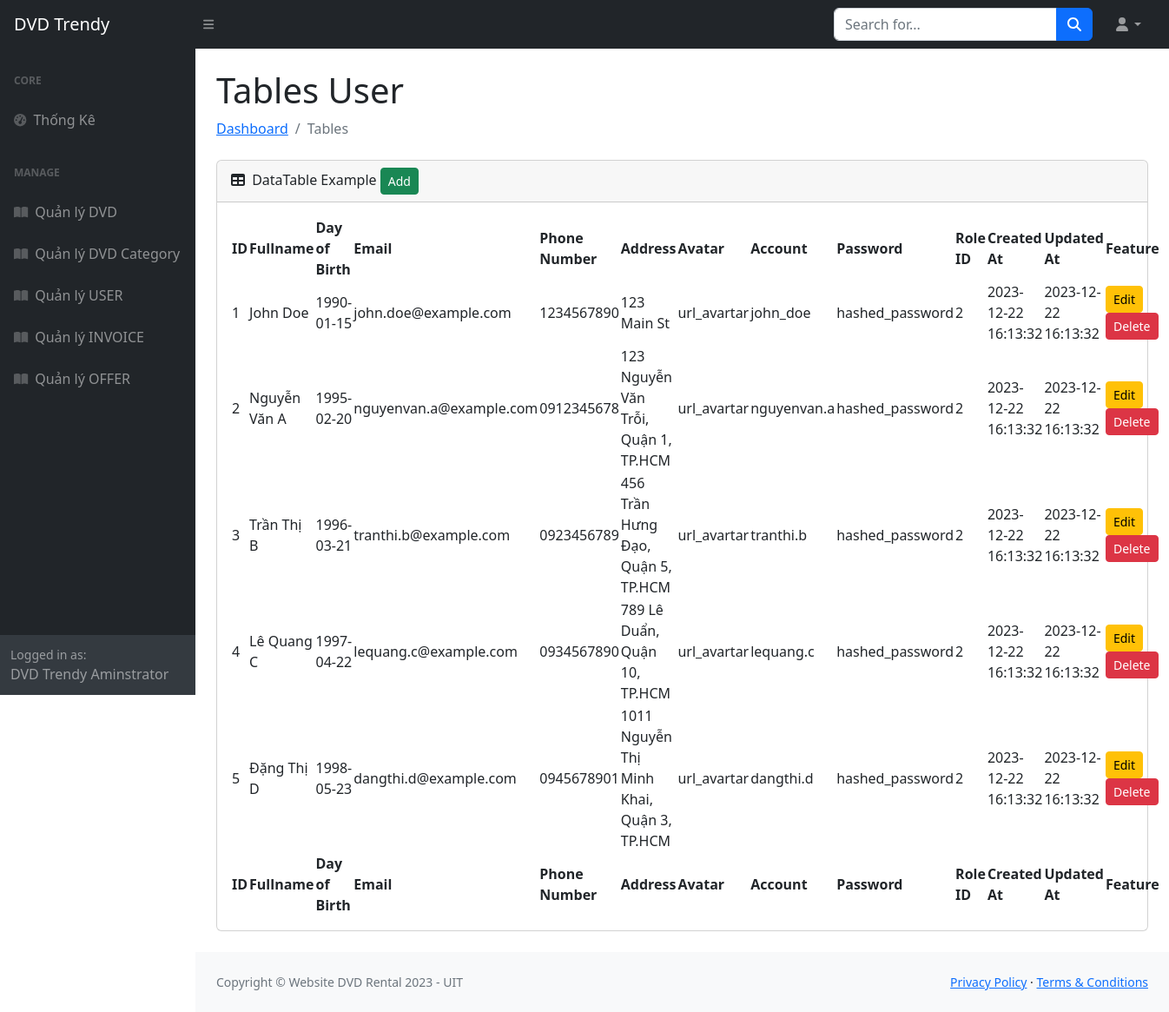
The page /manage_user.php on the database as committed earlier.
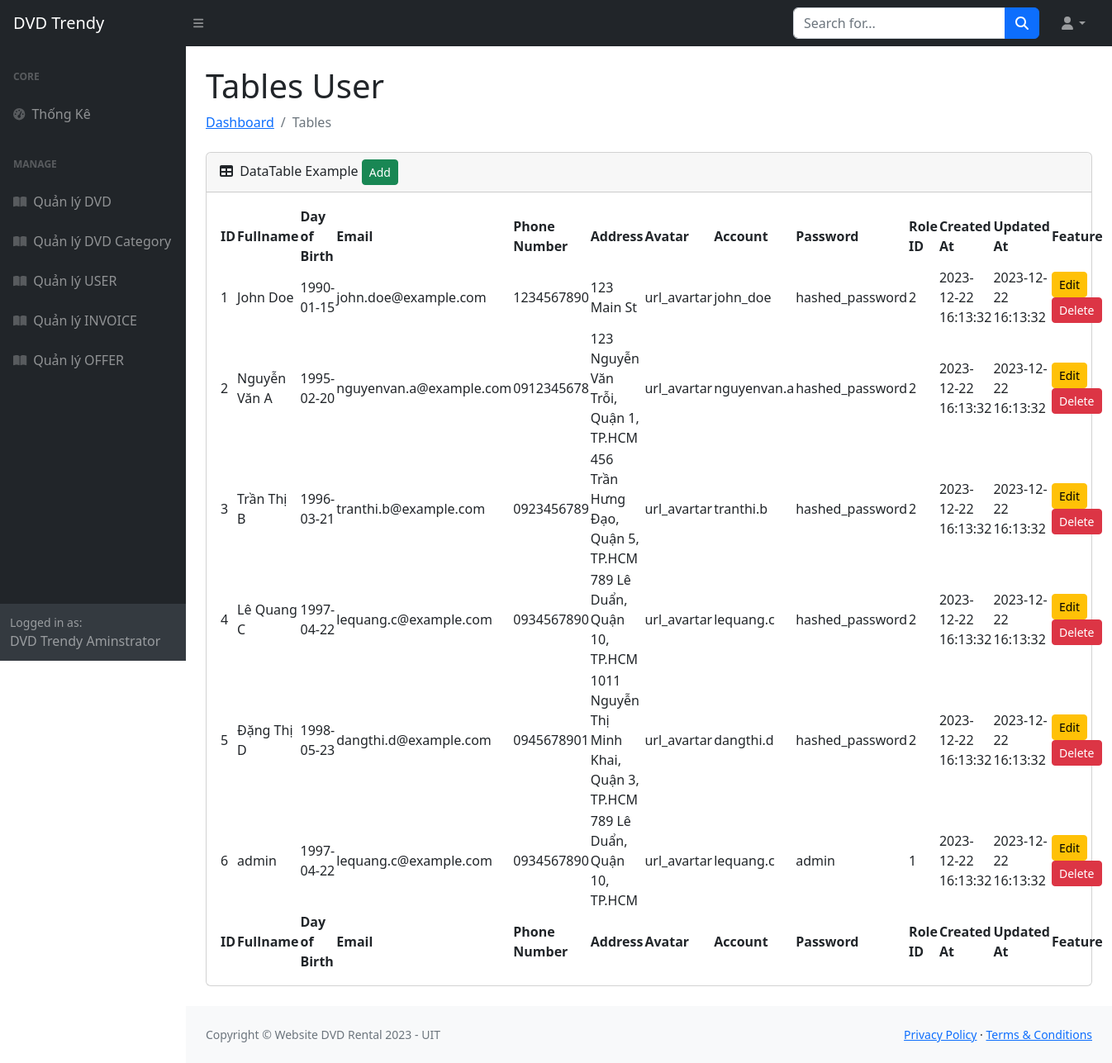
The same page on the database as committed later.
### tables this page shows
CREATE TABLE `USER` (
  `id` integer PRIMARY KEY AUTO_INCREMENT,
  `fullname` varchar(50),
  `dayofbirth` date,
  `email` varchar(150),
  `PhoneNumber` varchar(20),
  `address` varchar(200),
  `avartar` varchar(255),
  `account` varchar(50),
  `password` varchar(32),
  `role_id` integer,
  `created_at` datetime,
  `updated_at` datetime
);

### database/dbhelper.php (called while the page is built, shortened)
<?php
function execute_result($sql){
    $result = null;
    $conn = mysqli_connect(HOST, USERNAME, PASSWORD, DATABASE);
    $resultset = mysqli_query($conn, $sql);
    while ($row = mysqli_fetch_assoc($resultset)) {
        $result[]=$row;
    }
    return $result;
}
?>

### manage_user.php (the view)
<?php
require('includes/header.php');
require('includes/navbar.php');
require('includes/sidebar.php');
require_once('database/dbhelper.php');
$sql = "SELECT * FROM USER";
$userList = execute_result($sql);
?>
<main>
    <div class="container-fluid px-4">
        <h1 class="mt-4">Tables User</h1>
        <ol class="breadcrumb mb-4">
            <li class="breadcrumb-item"><a href="index.html">Dashboard</a></li>
            <li class="breadcrumb-item active">Tables</li>
        </ol>
        <div class="card mb-4">
            <div class="card-header">
                <i class="fas fa-table me-1"></i>
                DataTable Example
                <button type='button' class='btn btn-success btn-sm' onclick=''>Add</button>
            </div>
            <div class="card-body">
                <table id="datatablesSimple">
                    <thead>
                        <tr>
                            <th>ID</th>
                            <th>Fullname</th>
                            <th>Day of Birth</th>
                            <th>Email</th>
                            <th>Phone Number</th>
                            <th>Address</th>
                            <th>Avatar</th>
                            <th>Account</th>
                            <th>Password</th>
                            <th>Role ID</th>
                            <th>Created At</th>
                            <th>Updated At</th>
                            <th>Feature</th>
                        </tr>
                    </thead>
                    <tfoot>
                        <tr>
                            <th>ID</th>
                            <th>Fullname</th>
                            <th>Day of Birth</th>
                            <th>Email</th>
                            <th>Phone Number</th>
                            <th>Address</th>
                            <th>Avatar</th>
                            <th>Account</th>
                            <th>Password</th>
                            <th>Role ID</th>
                            <th>Created At</th>
                            <th>Updated At</th>
                            <th>Feature</th>
                        </tr>
                    </tfoot>
                    <tbody>
                        <?php
                        foreach ($userList as $user) {
                            echo "<tr>";
                            echo "<td>{$user['id']}</td>";
                            echo "<td>{$user['fullname']}</td>";
                            echo "<td>{$user['dayofbirth']}</td>";
                            echo "<td>{$user['email']}</td>";
                            echo "<td>{$user['PhoneNumber']}</td>";
                            echo "<td>{$user['address']}</td>";
                            echo "<td>{$user['avartar']}</td>";
                            echo "<td>{$user['account']}</td>";
                            echo "<td>{$user['password']}</td>";
                            echo "<td>{$user['role_id']}</td>";
                            echo "<td>{$user['created_at']}</td>";
                            echo "<td>{$user['updated_at']}</td>";
                            echo "<td><button type='button' class='btn btn-warning btn-sm' data-bs-toggle='modal' data-bs-target='#editModal' >Edit</button> <button type='button' class='btn btn-danger btn-sm' onclick='Feature_delete({$user['id']})'>Delete</button></td>";
                            echo "</tr>";
                        }
                        ?>
                    </tbody>
                </table>
            </div>
        </div>
    </div>
</main>
<?php
require('includes/footer.php');
?>

### includes/header.php (shortened to what this page needs)
<!DOCTYPE html>
<html lang="en">
    <head>
        <link href="https://cdn.jsdelivr.net/npm/simple-datatables@7.1.2/dist/style.min.css" rel="stylesheet" />
        <link href="css/styles.css" rel="stylesheet" />
    </head>
    <body class="sb-nav-fixed">

### includes/navbar.php (shortened to what this page needs)
<nav class="sb-topnav navbar navbar-expand navbar-dark bg-dark">
    <a class="navbar-brand ps-3" href="index.php">DVD Trendy</a>
    <button class="btn btn-link btn-sm order-1 order-lg-0 me-4 me-lg-0" id="sidebarToggle" href="#!"><i class="fas fa-bars"></i></button>
    <form class="d-none d-md-inline-block form-inline ms-auto me-0 me-md-3 my-2 my-md-0">
        <div class="input-group">
            <input class="form-control" type="text" placeholder="Search for..." aria-label="Search for..." aria-describedby="btnNavbarSearch" />
            <button class="btn btn-primary" id="btnNavbarSearch" type="button"><i class="fas fa-search"></i></button>
        </div>
    </form>
    <ul class="navbar-nav ms-auto ms-md-0 me-3 me-lg-4">
        <li class="nav-item dropdown">
            <a class="nav-link dropdown-toggle" id="navbarDropdown" href="#" role="button" data-bs-toggle="dropdown" aria-expanded="false"><i class="fas fa-user fa-fw"></i></a>
        </li>
    </ul>
</nav>

### includes/sidebar.php
<div id="layoutSidenav">
    <div id="layoutSidenav_nav">
        <nav class="sb-sidenav accordion sb-sidenav-dark" id="sidenavAccordion">
            <div class="sb-sidenav-menu">
                <div class="nav">
                    <div class="sb-sidenav-menu-heading">Core</div>
                    <a class="nav-link" href="index.php">
                        <div class="sb-nav-link-icon"><i class="fas fa-tachometer-alt"></i></div>
                        Thống Kê
                    </a>
                    <div class="sb-sidenav-menu-heading">Manage</div>
                    <a class="nav-link" href="manage_dvd.php">
                        <div class="sb-nav-link-icon"><i class="fas fa-book-open"></i></div>
                        Quản lý DVD
                    </a>
                    <a class="nav-link" href="manage_dvd_category.php">
                        <div class="sb-nav-link-icon"><i class="fas fa-book-open"></i></div>
                        Quản lý DVD Category
                    </a>
                    <a class="nav-link" href="manage_user.php">
                        <div class="sb-nav-link-icon"><i class="fas fa-book-open"></i></div>
                        Quản lý USER
                    </a>
                    <a class="nav-link" href="manage_invoice.php">
                        <div class="sb-nav-link-icon"><i class="fas fa-book-open"></i></div>
                        Quản lý INVOICE
                    </a>
                    <a class="nav-link" href="manage_offer.php">
                        <div class="sb-nav-link-icon"><i class="fas fa-book-open"></i></div>
                        Quản lý OFFER
                    </a>
                </div>
            </div>
            <div class="sb-sidenav-footer">
                <div class="small">Logged in as:</div>
                DVD Trendy Aminstrator
            </div>
        </nav>
    </div>
    <div id="layoutSidenav_content">

### includes/footer.php
                <footer class="py-4 bg-light mt-auto">
                    <div class="container-fluid px-4">
                        <div class="d-flex align-items-center justify-content-between small">
                            <div class="text-muted">Copyright &copy; Website DVD Rental 2023 - UIT </div>
                            <div>
                                <a href="#">Privacy Policy</a>
                                &middot;
                                <a href="#">Terms &amp; Conditions</a>
                            </div>
                        </div>
                    </div>
                </footer>
            </div>
        </div>
        <?php include('script.php');?>
    </body>
</html>

### includes/script.php (shortened to what this page needs)
<link rel="stylesheet" type="text/css" href="https://cdn.datatables.net/1.10.25/css/jquery.dataTables.min.css">
<link rel="stylesheet" type="text/css" href="https://cdn.datatables.net/1.10.25/css/dataTables.bootstrap4.min.css">

Rows that differ between the two databases and show on the page:
added user: id "6", fullname "admin", dayofbirth "1997-04-22", email "lequang.c@example.com", PhoneNumber "0934567890", address "789 Lê Duẩn, Quận 10, TP.HCM", avartar "url_avartar", account "lequang.c", password "admin", role "1", created_at "2023-12-22 16:13:32", updated_at "2023-12-22 16:13:32"
